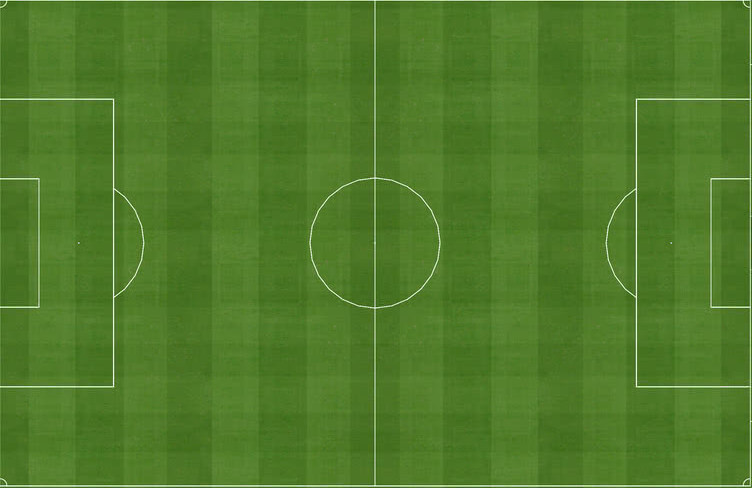
#> input picture back/images/stade.jpg, 752 x 488 px
$ python graph.py
#> lines starting #> are read from the running program, lines starting #| are printed output that depends on the picture
#!/usr/bin/env python3

from matplotlib import pyplot as plt
from matplotlib.patches import Circle
import matplotlib.cm as cm

f = open("data.txt", "r")
#> (reads back/data.txt from the repository)
# data = f.read()
x = []
y = []
j = 0
# print(f.read())
img = plt.imread('images/stade.jpg')
#> img is the input picture: shape (488, 752, 3); mean R, G, B 80.5, 123.4, 41.9

fig, ax = plt.subplots(1)
ax.imshow(img)
ax.axis('off')

i = 0
for line in f.readlines():
    if j == 0:
        x += [int(line)]
        j=1
    else:
        j=0
        y+= [int(line)]
        print("x :", x[-1], "y :", -y[-1])
        # [6 lines of commented-out code are left out]
        circ = Circle((x[-1]/640*750, -y[-1]), 4, color=cm.hsv(i/200))
        ax.add_patch(circ)
        # if len(y) >=2:
        #     plt.plot([x[-2]/640*750, x[-1]/640*750], [-y[-2], -y[-1]], cm.hsv(i/200))
    i+=1
    if i == 200:
        i = 0
    # print(line)


# plt.imshow(img)
# ax.axis("off")
plt.show()
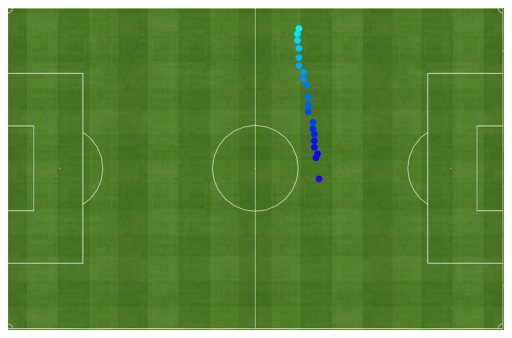
#> figure drawn by matplotlib, 1 panel

# [8 lines of commented-out code are left out]
plt.show()
